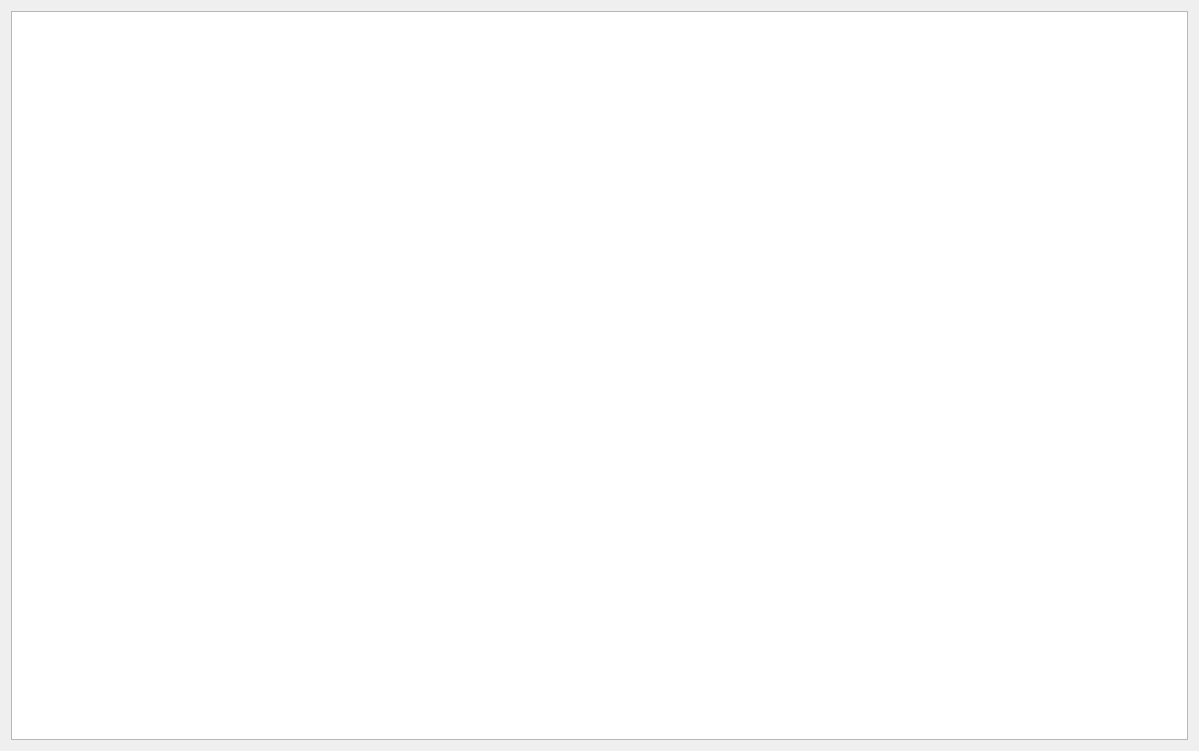
<?xml version="1.0" encoding="UTF-8"?>
<ui version="4.0">
 <class>MainWindow</class>
 <widget class="QMainWindow" name="MainWindow">
  <property name="geometry">
   <rect>
    <x>0</x>
    <y>0</y>
    <width>1199</width>
    <height>751</height>
   </rect>
  </property>
  <property name="font">
   <font>
    <pointsize>10</pointsize>
   </font>
  </property>
  <property name="windowTitle">
   <string>Засылка расстановок</string>
  </property>
  <widget class="QWidget" name="centralWidget">
   <layout class="QVBoxLayout" name="verticalLayout">
    <item>
     <widget class="QTableView" name="strobeLengthTableView"/>
    </item>
   </layout>
  </widget>
 </widget>
 <layoutdefault spacing="6" margin="11"/>
 <resources/>
 <connections/>
</ui>
